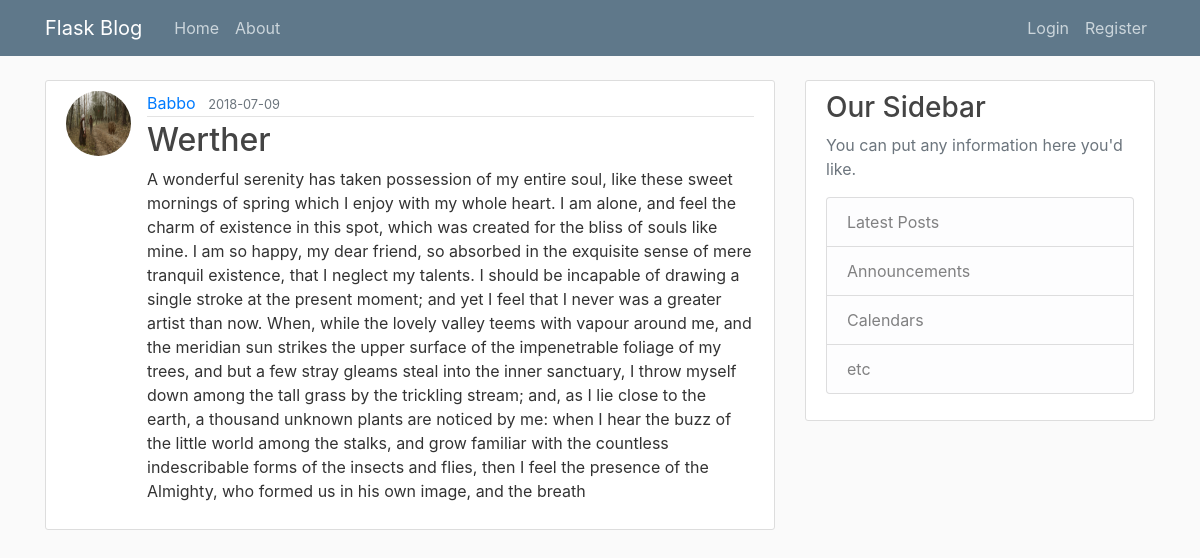
The page /post/5 on the database its author committed.
### flaskblog/models.py (models this page shows, shortened)
class User(db.Model, UserMixin):
    id = db.Column(db.Integer, primary_key = True)
    username = db.Column(db.String(20), unique = True, nullable = False)
    email = db.Column(db.String(120), unique=True, nullable=False)
    image_file = db.Column(db.String(20), nullable=False, default='default.jpg')
    password = db.Column(db.String(60), nullable = False)
    posts = db.relationship('Post', backref='author', lazy=True)

class Post(db.Model):
    id = db.Column(db.Integer, primary_key=True)
    title = db.Column(db.String(100), nullable=False)
    date_posted = db.Column(db.DateTime, nullable=False, default=datetime.utcnow)
    content = db.Column(db.Text, nullable = False)
    user_id = db.Column(db.Integer, db.ForeignKey('user.id'), nullable=False)

### flaskblog/posts/routes.py (the view)
@posts.route('/post/<int:post_id>')
def post(post_id):
    post = Post.query.get_or_404(post_id)
    return render_template("post.html", title=post.title, post=post)

### flaskblog/templates/post.html (shortened to what this page needs)
{% extends "layout.html" %}
{% block content %}
    <article class="media content-section">
      <img src="{{ url_for('static', filename='profile_pics/' + post.author.image_file) }}" class="rounded-circle article-img">
      <div class="media-body">
        <div class="article-metadata">
          <a class="mr-2" href="{{ url_for('users.user_posts', username=post.author.username) }}">{{ post.author.username }}</a>
          <small class="text-muted">{{ post.date_posted.strftime('%Y-%m-%d') }}</small>
        </div>
        <h2 class="article-title">{{ post.title }}</h2>
        <p class="article-content">{{ post.content }}</p>
      </div>
    </article>
{% endblock content %}

### flaskblog/static/main.css (style rules this page uses)
body { background: #fafafa; color: #333333; margin-top: 5rem; }
h1, h2, h3, h4, h5, h6 { color: #444444; }
.content-section { background: #ffffff; padding: 10px 20px; border: 1px solid #dddddd; border-radius: 3px; margin-bottom: 20px; }
.article-title { color: #444444; }
.article-content { white-space: pre-line; }
.article-img { height: 65px; width: 65px; margin-right: 16px; }
.article-metadata { padding-bottom: 1px; margin-bottom: 4px; border-bottom: 1px solid #e3e3e3 }

### rows shown on the page
User: image_file (picture), author.username "Babbo"
Post: date_posted "2018-07-09", title "Werther", content "A wonderful serenity has taken possession of my entire soul, like these sweet mornings of spring which I enjoy with my whole heart. I am alone, and feel the charm of existence in this spot, which was created for the bliss of souls like mine. I am so happy, my dear friend, so absorbed in the exquisite sense of mere tranquil existence, that I neglect my talents. I should be incapable of drawing a single stroke at the present moment; and yet I feel that I never was a greater artist than now. When, while the lovely valley teems with vapour around me, and the meridian sun strikes the upper surface of the impenetrable foliage of my trees, and but a few stray gleams steal into the inner sanctuary,…"
